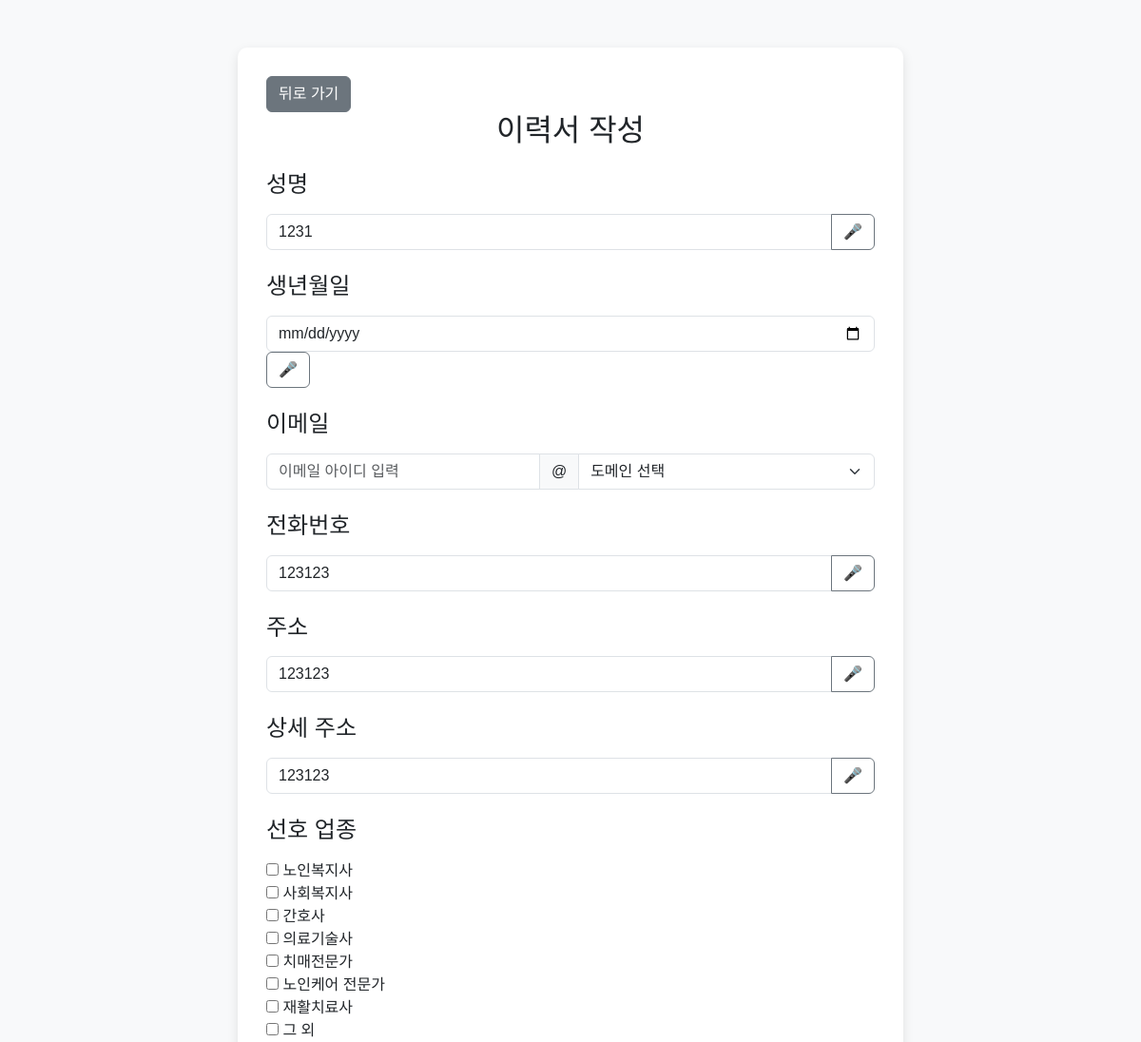
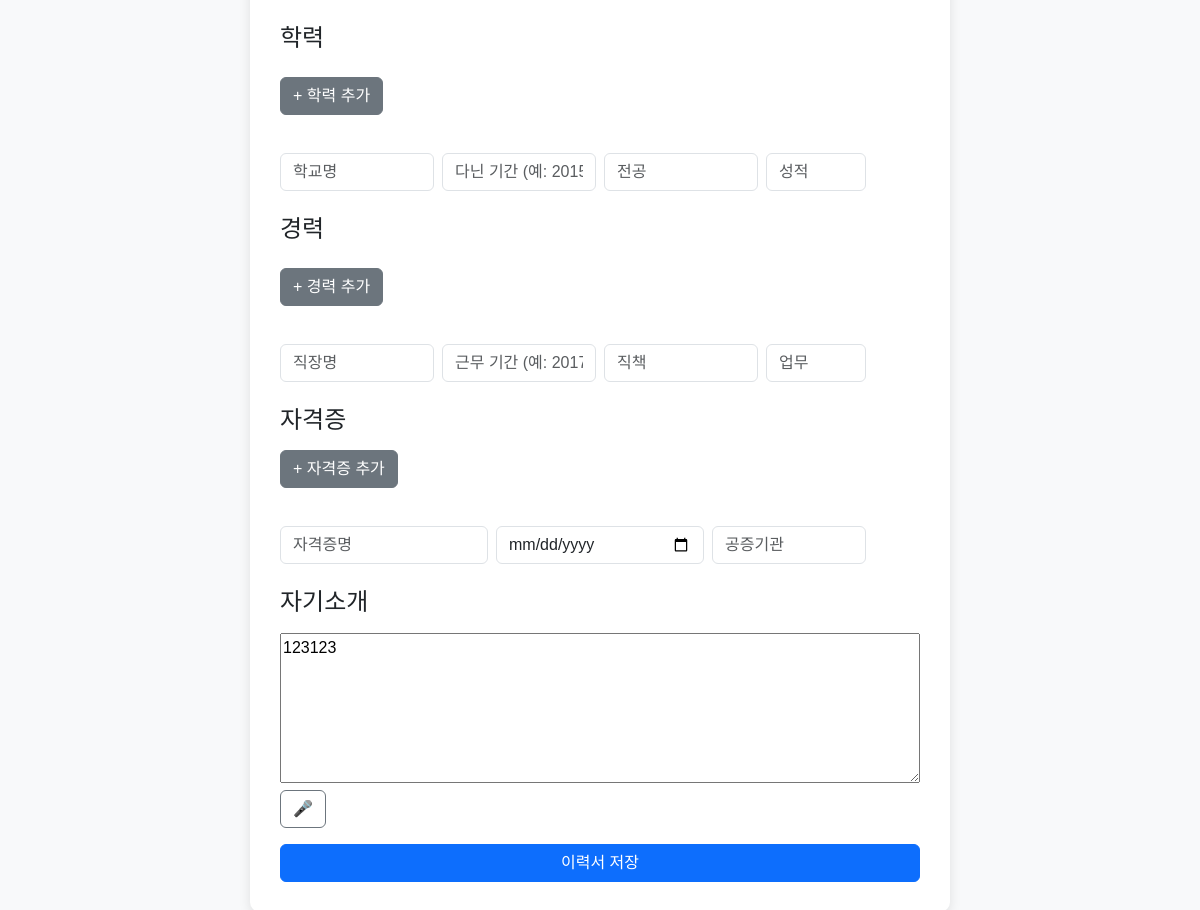
The page /resume/ (signed in) on the database its author committed (2 pictures, top to bottom).
### app/models.py (models this page shows)
class Resume(models.Model):
    user = models.OneToOneField(User, on_delete=models.CASCADE)
    full_name = models.CharField(max_length=100, blank=True, null=True)
    email = models.EmailField(blank=True, null=True)
    phone_number = models.CharField(max_length=15, blank=True, null=True)
    address = models.CharField(max_length=255, blank=True, null=True)
    detailed_address = models.CharField(max_length=255, blank=True, null=True)
    self_introduction = models.TextField(blank=True, null=True)  # 이 필드를 추가
    birth_date = models.DateField(null=True, blank=True)
    self_introduction = models.TextField(null=True, blank=True)
    preferred_industries = models.TextField(null=True, blank=True)  # 선호 업종을 저장할 필드

### app/views.py (the view)
# urls.py: path('resume/', resume_view, name='resume'),
@login_required
def resume_view(request):
    user = request.user
    print(f"로그인된 사용자: {user.username}")  # 사용자 정보 확인 로그
    resume, created = Resume.objects.get_or_create(user=user)
    print(f"이력서 생성 여부: {created}")  # 이력서가 새로 생성되었는지 여부 로그
    print(f"이력서 데이터: {resume}")  # 이력서 데이터 로그
    try:
        profile = Profile.objects.get(user=user)
        print(f"프로필 데이터: {profile.phone_number}, {profile.address}, {profile.detailed_address}")  # 추가 로그
    except Profile.DoesNotExist:
        profile = None
        print("프로필이 존재하지 않음.")  # 프로필이 없을 때 로그
    if request.method == 'POST':
        email_id = request.POST.get('email_id', '')
        email_domain = request.POST.get('email_domain', '')
        full_email = f"{email_id}@{email_domain}" if email_domain else email_id
        form = ResumeForm(request.POST, instance=resume)
        if form.is_valid():
            resume = form.save(commit=False)
            resume.user = user
            resume.email = full_email  # 이메일을 합쳐서 저장
            resume.save()
            print("이력서 저장 완료.")  # 이력서 저장 완료 로그
            Education.objects.filter(resume=resume).delete()
            Experience.objects.filter(resume=resume).delete()
            education_data = request.POST.getlist('education[]')
            education_period_data = request.POST.getlist('education_period[]')
            education_grade_data = request.POST.getlist('education_grade[]')
            education_major_data = request.POST.getlist('education_major[]')  # 전공 데이터 추가
            for i in range(len(education_data)):
                if i < len(education_period_data) and i < len(education_grade_data) and i < len(education_major_data):  # 길이 체크
                    if education_data[i]:  # 학력 정보가 입력된 경우만 저장
                        Education.objects.create(
                            resume=resume,
                            school=education_data[i],
                            period=education_period_data[i],
                            grade=education_grade_data[i],
                            major=education_major_data[i]  # 전공 저장
                        )
            experience_company_data = request.POST.getlist('experience_company[]')
            experience_period_data = request.POST.getlist('experience_period[]')
            experience_position_data = request.POST.getlist('experience_position[]')
            experience_role_data = request.POST.getlist('experience_role[]')
            min_experience_length = min(len(experience_company_data), len(experience_period_data), len(experience_position_data), len(experience_role_data))
            for i in range(min_experience_length):
                if experience_company_data[i]:  # 경력 정보가 입력된 경우만 저장
                    Experience.objects.create(
                        resume=resume,
                        company=experience_company_data[i],
                        period=experience_period_data[i],
                        position=experience_position_data[i],
                        role=experience_role_data[i]
                    )
            preferred_industries = request.POST.getlist('preferred_industries')
            other_industry = request.POST.get('other_industry', '').strip()
            if '기타' in preferred_industries and other_industry:
                preferred_industries.remove('기타')  # 사용자 입력 추가
                preferred_industries.append(f'{other_industry}')  # 사용자 입력 추가
            resume.preferred_industries = ', '.join(preferred_industries)
            resume.save()
            certification_data = request.POST.getlist('certification_name[]')
            acquisition_dates = request.POST.getlist('certification_acquisition_date[]')
            issuing_agencies = request.POST.getlist('certification_issuing_agency[]')
            Certification.objects.filter(resume=resume).delete()
            for i in range(len(certification_data)):
                if certification_data[i]:  # 자격증 정보가 입력된 경우만 저장
                    Certification.objects.create(
                        resume=resume,
                        name=certification_data[i],
                        acquisition_date=acquisition_dates[i],
                        issuing_agency=issuing_agencies[i]
                    )
            return redirect('resume_success')  # 성공 페이지로 리다이렉트
        else:
            print("폼이 유효하지 않음.")  # 폼 유효성 검사 실패 로그
            print(form.errors)  # 폼 오류 로그
    else:
        form = ResumeForm(instance=resume)
        if profile:
            form.fields['full_name'].initial = f"{user.last_name} {user.first_name}" if user.last_name or user.first_name else ''
            form.fields['email'].initial = user.email if user.email else ''
            form.fields['phone_number'].initial = profile.phone_number if profile.phone_number else ''
            form.fields['address'].initial = profile.address if profile.address else ''
            form.fields['detailed_address'].initial = profile.detailed_address if profile.detailed_address else ''
            print("프로필 데이터로 이력서 초기값 설정 완료.")  # 이력서 초기값 설정 완료 로그
    print("이력서 페이지 렌더링 중.")  # 페이지 렌더링 로그
    return render(request, 'chatbot/resume.html', {'form': form, 'resume': resume, 'profile': profile})

### app/templates/chatbot/resume.html (shortened to what this page needs)
<!DOCTYPE html>
<html lang="ko">
<head>
    <link href="https://cdn.jsdelivr.net/npm/bootstrap@5.3.0/dist/css/bootstrap.min.css" rel="stylesheet" />
</head>
<body>
    <div class="container">
        <div class="resume-container">
            <button class="btn btn-secondary btn-back" onclick="window.history.back()">뒤로 가기</button>
            <h2 class="text-center">이력서 작성</h2>
            <form method="POST">
                <div class="mb-3">
                    <h4 class="mt-4"><label for="id_full_name" class="form-label">성명</label></h4>
                    <div class="input-group">
                        <input type="text" class="form-control" id="id_full_name" name="full_name"
                            value="{{ resume.full_name }}" placeholder="성명을 입력하세요" />
                        <button type="button" class="btn btn-outline-secondary recordingButton" data-lang="ko-KR"
                            data-target="id_full_name">🎤</button>
                    </div>
                </div>
                <div class="mb-3">
                    <h4 class="mt-4"><label for="id_birth_date" class="form-label">생년월일</label></h4>
                    <input type="date" class="form-control" id="id_birth_date" name="birth_date"
                        value="{{ form.birth_date.value|default_if_none:'' }}" />
                    <button type="button" class="btn btn-outline-secondary recordingButton" data-lang="ko-KR"
                        data-target="id_birth_date">🎤</button>
                </div>
                <div class="mb-3">
                    <h4 class="mt-4"><label for="id_email_id" class="form-label">이메일</label></h4>
                    <div class="input-group">
                        <input type="text" class="form-control" id="id_email_id" name="email_id"
                            value="{{ form.email.value|default_if_none:'' }}" placeholder="이메일 아이디 입력" />
                        <span class="input-group-text">@</span>
                        <select class="form-select" id="id_email_domain" name="email_domain">
                            <option value="">도메인 선택</option>
                        </select>
                    </div>
                </div>
                <div class="mb-3">
                    <h4 class="mt-4"><label for="id_phone_number" class="form-label">전화번호</label></h4>
                    <div class="input-group">
                        <input type="tel" class="form-control" id="id_phone_number" name="phone_number"
                            value="{{ form.phone_number.value|default_if_none:'' }}" placeholder="전화번호 입력" />
                        <button type="button" class="btn btn-outline-secondary recordingButton" data-lang="ko-KR"
                            data-target="id_phone_number" data-type="numeric">🎤</button>
                    </div>
                </div>
                <div class="mb-3">
                    <h4 class="mt-4"><label for="id_address" class="form-label">주소</label></h4>
                    <div class="input-group">
                        <input type="text" class="form-control" id="id_address" name="address"
                            value="{{ form.address.value|default_if_none:'' }}" placeholder="주소 입력"
                            autocomplete="street-address" />
                        <button type="button" class="btn btn-outline-secondary recordingButton" data-lang="ko-KR"
                            data-target="id_address">🎤</button>
                    </div>
                </div>
                <div class="mb-3">
                    <h4 class="mt-4"><label for="id_detailed_address" class="form-label">상세 주소</label></h4>
                    <div class="input-group">
                        <input type="text" class="form-control" id="id_detailed_address" name="detailed_address"
                            value="{{ form.detailed_address.value|default_if_none:'' }}" placeholder="상세 주소 입력"
                            autocomplete="address-line2" />
                        <button type="button" class="btn btn-outline-secondary recordingButton" data-lang="ko-KR"
                            data-target="id_detailed_address">🎤</button>
                    </div>
                </div>
                <div class="mb-3">
                    <h4 class="mt-4"><label class="form-label">선호 업종</label><br></h4>
                    <input type="checkbox" name="preferred_industries" value="노인복지사"> 노인복지사<br>
                    <input type="checkbox" name="preferred_industries" value="사회복지사"> 사회복지사<br>
                    <input type="checkbox" name="preferred_industries" value="간호사"> 간호사<br>
                    <input type="checkbox" name="preferred_industries" value="의료기술사"> 의료기술사<br>
                    <input type="checkbox" name="preferred_industries" value="치매전문가"> 치매전문가<br>
                    <input type="checkbox" name="preferred_industries" value="노인케어 전문가"> 노인케어 전문가<br>
                    <input type="checkbox" name="preferred_industries" value="재활치료사"> 재활치료사<br>
                    <input type="checkbox" name="preferred_industries" value="기타" id="other-checkbox"
                        onclick="toggleOtherInput()"> 그 외<br>
                </div>
                <div class="mb-3" id="education-container">
                    <h4 class="mt-4"><label for="education_1_school" class="form-label">학력</label></h4>
                    <button type="button" class="btn btn-secondary add-section-btn mt-2"
                        onclick="addEducationSection()">+ 학력 추가</button>
                    <div class="row g-2 align-items-center">
                        <div class="col-3">
                            <input type="text" class="form-control" id="education_1_school" name="education[]"
                                placeholder="학교명">
                        </div>
                        <div class="col-3">
                            <input type="text" class="form-control" id="education_1_period" name="education_period[]"
                                placeholder="다닌 기간 (예: 2015-2019)">
                        </div>
                        <div class="col-3">
                            <input type="text" class="form-control" name="education_major[]" placeholder="전공" />
                        </div>
                        <div class="col-2">
                            <input type="text" class="form-control" id="education_1_grade" name="education_grade[]"
                                placeholder="성적">
                        </div>
                    </div>
                </div>
                <div id="experience-container" class="mb-3">
                    <h4 class="mt-4"><label for="experience_1_company" class="form-label">경력</label></h4>
                    <button type="button" class="btn btn-secondary add-section-btn mt-2"
                        onclick="addExperienceSection()">+ 경력 추가</button>
                    <div class="row g-2 align-items-center">
                        <div class="col-3">
                            <input type="text" class="form-control" id="experience_1_company"
                                name="experience_company[]" placeholder="직장명" />
                        </div>
                        <div class="col-3">
                            <input type="text" class="form-control" id="experience_1_period" name="experience_period[]"
                                placeholder="근무 기간 (예: 2017-2020)" />
                        </div>
                        <div class="col-3">
                            <input type="text" class="form-control" id="experience_1_position"
                                name="experience_position[]" placeholder="직책" />
                        </div>
                        <div class="col-2">
                            <input type="text" class="form-control" id="experience_1_role" name="experience_role[]"
                                placeholder="업무" />
                        </div>
                    </div>
                </div>
                <h4 class="mt-4">자격증</h4>
                <button type="button" class="btn btn-secondary add-section-btn mt-2"
                    onclick="addCertificationSection()">+ 자격증 추가</button>
                <div id="certification-container" class="mb-3">
                    <div class="row g-2 align-items-center">
                        <div class="col-4">
                            <input type="text" class="form-control" name="certification_name[]" placeholder="자격증명" />
                        </div>
                        <div class="col-4">
                            <input type="date" class="form-control" name="certification_acquisition_date[]"
                                placeholder="취득일자" />
                        </div>
                        <div class="col-3">
                            <input type="text" class="form-control" name="certification_issuing_agency[]"
                                placeholder="공증기관" />
                        </div>
                    </div>
                </div>
                <div class="mb-3">
                    <h4 class="mt-4"><label for="id_self_introduction" class="form-label">자기소개</label></h4>
                    <textarea class="custom-textarea" id="id_self_introduction" name="self_introduction"
                        placeholder="자기소개를 입력하세요">{{ form.self_introduction.value|default_if_none:'' }}</textarea>
                    <button type="button" class="btn btn-outline-secondary recordingButton" data-lang="ko-KR"
                        data-target="id_self_introduction">🎤</button>
                </div>
                <button type="submit" class="btn btn-primary">이력서 저장</button>
            </form>
        </div>
    </div>
</body>
</html>

### rows shown on the page
Resume: full_name "1231", phone_number "123123", address "123123", detailed_address "123123", self_introduction "123123"
